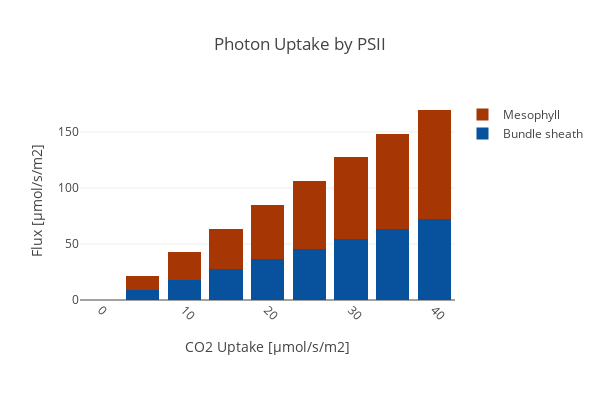

This figure's notebook cell:
### Code cell
create_bar_plot_met(D_fba, D_exp,
                    {'[M]_PSII_h':'Mesophyll','[B]_PSII_h': 'Bundle sheath'},'hnu_h',
                    'Photon Uptake by PSII', xaxis_title, c3_model,
                    stacked = True, save_fig=save_fig)

### Figure 1 — Plotly figure (JSON) as saved in the notebook; plotly's stock layout.template omitted (floating-point values rounded to 4 significant figures)
{"data": [{"marker": {"color": "rgb(8,81,156)"}, "name": "Bundle sheath", "type": "bar", "uid": "3f65ac0d-f3b9-4680-a2df-9e4196d98394", "x": [0, 5, 10, 15, 20, 25, 30, 35, 40], "y": [0.03568, 9.143, 18.23, 27.31, 36.39, 45.48, 54.56, 63.63, 72.71]}, {"marker": {"color": "rgb(166,54,3)"}, "name": "Mesophyll", "type": "bar", "uid": "90ece9f2-0f9f-4c94-bebe-281c061fc02a", "x": [0, 5, 10, 15, 20, 25, 30, 35, 40], "y": [0.03568, 12.12, 24.23, 36.34, 48.45, 60.56, 72.68, 84.79, 96.91]}], "layout": {"barmode": "stack", "height": 400, "margin": {"b": 100}, "title": {"text": "Photon Uptake by PSII"}, "width": 600, "xaxis": {"tickangle": 45, "title": {"text": "CO2 Uptake [µmol/s/m2]"}}, "yaxis": {"autorange": true, "title": {"text": "Flux [µmol/s/m2]"}}}}
